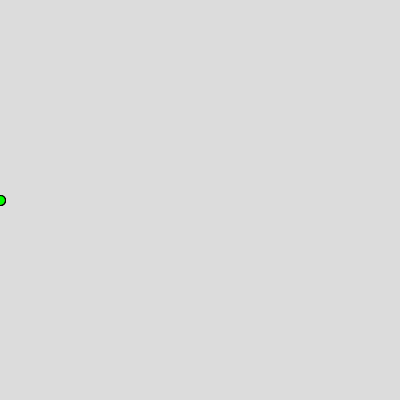
Frame 1 (no input)
Frame 60 (the mouse pressed at the canvas centre just before this capture): identical to frame 1, image omitted
Frame 120 (the mouse held since frame 60 and released just before this capture): identical to frame 1, image omitted

The Processing sketch that drew this single still picture (run headless with seeded random() and noise(); from frame 60 on, the mouse is pressed at the canvas centre):

// Processing sketch: easing
// ── easing.pde
// An implementation of the easing animations from easings.net in JS for P5

// Define the easing functions
// Sine
float easeInSine(float x) {
  return 1 - cos((x * PI) / 2);
}

float easeOutSine(float x) {
  return sin((x * PI) / 2);
}

float easeInOutSine(float x) {
  return -(cos(PI * x) - 1) / 2;
}

// Cubic
float easeInCubic(float x) {
  return x * x * x;
}

float easeOutCubic(float x) {
  return 1 - pow(1 - x, 3);
}

float easeInOutCubic(float x) {
  return x < 0.5 ? 4 * x * x * x : 1 - pow(-2 * x + 2, 3) / 2;
}

// Quint
float easeInQuint(float x) {
  return x * x * x * x * x;
}

float easeOutQuint(float x) {
  return 1 - pow(1 - x, 5);
}

float easeInOutQuint(float x) {
  return x < 0.5 ? 16 * x * x * x * x * x : 1 - pow(-2 * x + 2, 5) / 2;
}

// Circ
float easeInCirc(float x) {
  return 1 - sqrt(1 - pow(x, 2));
}

float easeOutCirc(float x) {
  return sqrt(1 - pow(x - 1, 2));
}

float easeInOutCirc(float x) {
  return x < 0.5
    ? (1 - sqrt(1 - pow(2 * x, 2))) / 2
    : (sqrt(1 - pow(-2 * x + 2, 2)) + 1) / 2;
}

// Elastic
float easeInElastic(float x) {
  float c4 = (2 * PI) / 3;

  return x == 0
    ? 0
    : x == 1
    ? 1
    : -pow(2, 10 * x - 10) * sin((x * 10 - 10.75) * c4);
}

float easeOutElastic(float x) {
  float c4 = (2 * PI) / 3;

  return x == 0
    ? 0
    : x == 1
    ? 1
    : pow(2, -10 * x) * sin((x * 10 - 0.75) * c4) + 1;
}

float easeInOutElastic(float x) {
  float c5 = (2 * PI) / 4.5;

  return x == 0
    ? 0
    : x == 1
    ? 1
    : x < 0.5
    ? -(pow(2, 20 * x - 10) * sin((20 * x - 11.125) * c5)) / 2
    : (pow(2, -20 * x + 10) * sin((20 * x - 11.125) * c5)) / 2 + 1;
}

// Quad
float easeInQuad(float x) {
  return x * x;
}

float easeOutQuad(float x) {
  return 1 - (1 - x) * (1 - x);
}

float easeInOutQuad(float x) {
  return x < 0.5 ? 2 * x * x : 1 - pow(-2 * x + 2, 2) / 2;
}

// Quart
float easeInQuart(float x) {
  return x * x * x * x;
}

float easeOutQuart(float x) {
  return 1 - pow(1 - x, 4);
}

float easeInOutQuart(float x) {
  return x < 0.5 ? 8 * x * x * x * x : 1 - pow(-2 * x + 2, 4) / 2;
}

// Expo
float easeInExpo(float x) {
  return x == 0 ? 0 : pow(2, 10 * x - 10);
}

float easeOutExpo(float x) {
  return x == 1 ? 1 : 1 - pow(2, -10 * x);
}

float easeInOutExpo(float x) {
  return x == 0
    ? 0
    : x == 1
    ? 1
    : x < 0.5 ? pow(2, 20 * x - 10) / 2
    : (2 - pow(2, -20 * x + 10)) / 2;
}

// Back
float easeInBack(float x) {
  float c1 = 1.70158;
  float c3 = c1 + 1;

  return c3 * x * x * x - c1 * x * x;
}

float easeOutBack(float x) {
  float c1 = 1.70158;
  float c3 = c1 + 1;

  return 1 + c3 * pow(x - 1, 3) + c1 * pow(x - 1, 2);
}

float easeInOutBack(float x) {
  float c1 = 1.70158;
  float c2 = c1 * 1.525;

  return x < 0.5
    ? (pow(2 * x, 2) * ((c2 + 1) * 2 * x - c2)) / 2
    : (pow(2 * x - 2, 2) * ((c2 + 1) * (x * 2 - 2) + c2) + 2) / 2;
}

// Bounce
float easeInBounce(float x) {
  return 1 - easeOutBounce(1 - x);
}

float easeOutBounce(float x) {
  float n1 = 7.5625;
  float d1 = 2.75;

  if (x < 1 / d1) {
      return n1 * x * x;
  } else if (x < 2 / d1) {
      return n1 * (x -= 1.5 / d1) * x + 0.75;
  } else if (x < 2.5 / d1) {
      return n1 * (x -= 2.25 / d1) * x + 0.9375;
  } else {
      return n1 * (x -= 2.625 / d1) * x + 0.984375;
  }
}

float easeInOutBounce(float x) {
  return x < 0.5
    ? (1 - easeOutBounce(1 - 2 * x)) / 2
    : (1 + easeOutBounce(2 * x - 1)) / 2;
}

// Define some variables to control the animation
float startTime;
int dur = 1000; // 1 second
float startX = 0;
float nextX = 0;
float endX = 0;
float prevX = 0;
float currX = 0;
boolean animating = false;

void setup() {
  size(400, 400);
  startTime = millis();
}

void draw() {
  // Calculate the elapsed time since the animation started
  float elapsedTime = millis() - startTime;

  // Calculate the progress of the animation as a value between 0 and 1
  float progress = min(elapsedTime / dur, 1);

  // Calculate the next position of the circle using the easing function
  // Sine
  // nextX = lerp(prevX, endX, easeInSine(progress));
  // nextX = lerp(prevX, endX, easeOutSine(progress));
  // nextX = lerp(prevX, endX, easeInOutSine(progress));
  // Cubic
  // nextX = lerp(prevX, endX, easeInCubic(progress));
  // nextX = lerp(prevX, endX, easeOutCubic(progress));
  // nextX = lerp(prevX, endX, easeInOutCubic(progress));
  // Quint
  // nextX = lerp(prevX, endX, easeInQuint(progress));
  // nextX = lerp(prevX, endX, easeOutQuint(progress));
  // nextX = lerp(prevX, endX, easeInOutQuint(progress));
  // Circ
  // nextX = lerp(prevX, endX, easeInCirc(progress));
  // nextX = lerp(prevX, endX, easeOutCirc(progress));
  // nextX = lerp(prevX, endX, easeInOutCirc(progress));
  // Elastic
  // nextX = lerp(prevX, endX, easeInElastic(progress));
  // nextX = lerp(prevX, endX, easeOutElastic(progress));
  nextX = lerp(prevX, endX, easeInOutElastic(progress));
  // Quad
  // nextX = lerp(prevX, endX, easeInQuad(progress));
  // nextX = lerp(prevX, endX, easeOutQuad(progress));
  // nextX = lerp(prevX, endX, easeInOutQuad(progress));
  // Quart
  // nextX = lerp(prevX, endX, easeInQuart(progress));
  // nextX = lerp(prevX, endX, easeOutQuart(progress));
  // nextX = lerp(prevX, endX, easeInOutQuart(progress));
  // Expo
  // nextX = lerp(prevX, endX, easeInExpo(progress));
  // nextX = lerp(prevX, endX, easeOutExpo(progress));
  // nextX = lerp(prevX, endX, easeInOutExpo(progress));
  // Back
  // nextX = lerp(prevX, endX, easeInBack(progress));
  // nextX = lerp(prevX, endX, easeOutBack(progress));
  // nextX = lerp(prevX, endX, easeInOutBack(progress));
  // Bounce
  // nextX = lerp(prevX, endX, easeInBounce(progress));
  // nextX = lerp(prevX, endX, easeOutBounce(progress));
  // nextX = lerp(prevX, endX, easeInOutBounce(progress));

  // Draw the circles at the current and next positions
  background(220);
  fill(0, 0, 255);
  circle(prevX, height / 2, 10);
  fill(255, 0, 0);
  circle(currX, height / 2, 10);
  fill(0, 255, 0);
  circle(nextX, height / 2, 10);

  // If the animation is complete, reset the start time and positions
  if (progress == 1 && endX != currX && animating) {
    startTime = millis();
    prevX = currX;
    currX = nextX;
    animating = false;
  }
}

void mouseClicked() {
  if (!animating) {
    endX = mouseX;
    animating = true;
  }
}
